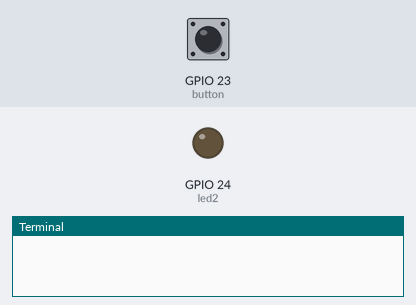
This program was run on a simulated Raspberry Pi (BCM pin numbers). Shown: output pins drawn as LEDs (lit = HIGH), the last lines printed to the terminal. The inputs (shaded band) are chosen by the test bench; at power-on: GPIO 23 (button) HIGH.

Above: at 1.2 s.
1.3 s: GPIO 23 (button) pulled LOW for 0.15 s
At 1.8 s:
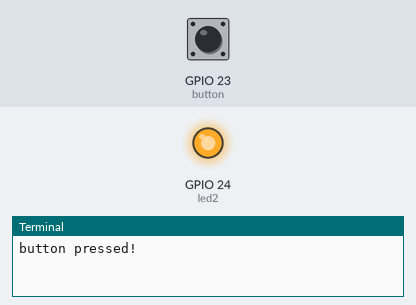
2.9 s: GPIO 23 (button) pulled LOW for 1 s
At 4.2 s:
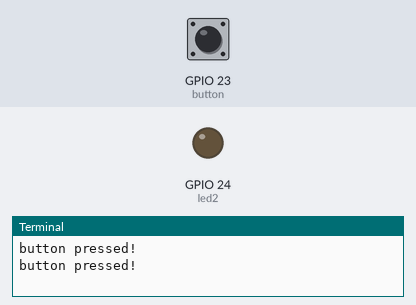
5.4 s: GPIO 23 (button) pulled LOW for 3.2 s
At 6.1 s:
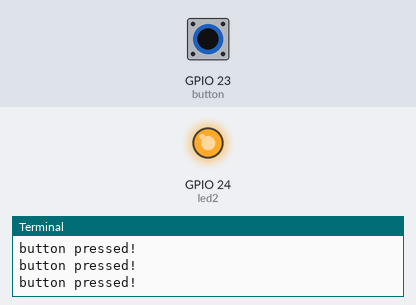
Timing chart, 0 to 8.4 s (numbered marks = the images above; inputs shaded):
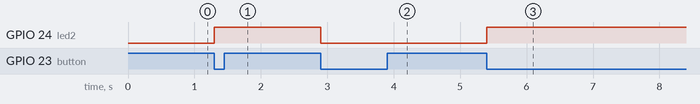

Measured:
- after the input at 1.3 s, GPIO 24 (led2): LOW → HIGH at once
- after the input at 2.9 s, GPIO 24 (led2): HIGH → LOW at once
- after the input at 5.4 s, GPIO 24 (led2): LOW → HIGH at once

The program:

ButtonLed-pgpio_V1.py
```python
from gpiozero import Button, LED
from gpiozero.pins.pigpio import PiGPIOFactory
import os
from time import sleep

os.environ["PIGPIO_ADDR"] = "192.168.235.25"
os.environ["GPIOZERO_PIN_FACTORY"] = "pigpio"
def main():

    def button_pressed():
        print("button pressed!")
        led2.toggle()

    led2 = LED(24)
    button = Button(23)
    button.when_pressed = button_pressed


    while True:
        sleep(0.1)

main()
```
